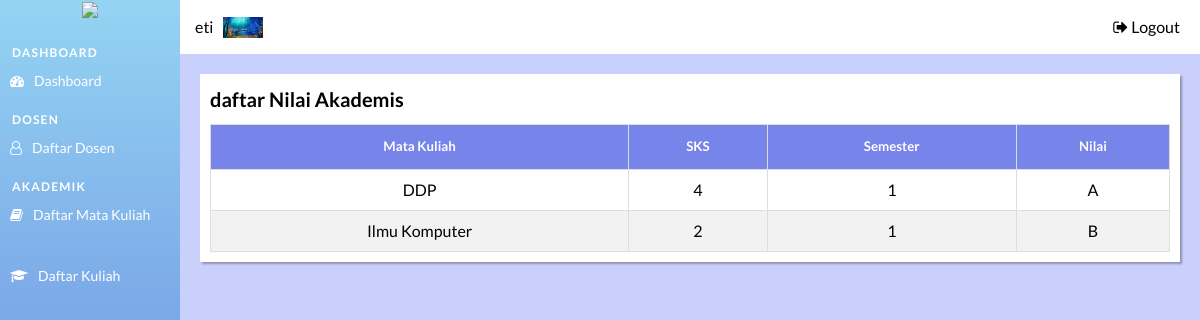
The app's page /mahasiswa/home_page.php?page=nilai (signed in) with its own data.
### tables this page shows
CREATE TABLE `nilai` (
  `ID_Matkul` char(6) NOT NULL,
  `NIM` char(9) NOT NULL,
  `Nilai` char(2) NOT NULL
);

CREATE TABLE `mata_kuliah` (
  `ID_Matkul` char(6) NOT NULL,
  `Nama_Matkul` varchar(30) NOT NULL,
  `SKS_Matkul` int(11) NOT NULL,
  `Semester` int(11) NOT NULL
);

### mahasiswa/nilai_page.php (the view, shortened to what this page needs)
<div class="tabel-page">
    <div class="tabel-heading">
        <b>daftar Nilai Akademis</b>
    </div>
    <table id="list-data" class="diplay">
        <thead>
            <tr>
                <th><h5>Mata Kuliah</h5></th>
                <th><h5>SKS</h5></th>
                <th><h5>Semester</h5></th>
                <th><h5>Nilai</h5></th>
            </tr>
        </thead>
        <?php
        include "../config/db_connection.php";
        $sql = "SELECT * FROM nilai as n
                INNER JOIN mahasiswa as m ON m.NIM = ".$_SESSION['nim']." AND m.NIM = n.NIM
                INNER JOIN mata_kuliah as mk ON mk.ID_Matkul = n.ID_Matkul
                ORDER BY mk.Semester";
        $result = mysqli_query($conn, $sql);
        if (mysqli_num_rows($result) > 0) {
            while($row = mysqli_fetch_assoc($result)) {
        ?>
            <tr>
                <td><?php echo $row["Nama_Matkul"];?></td>
                <td><?php echo $row["SKS_Matkul"];?></td>
                <td><?php echo $row["Semester"];?></td>
                <td><?php echo $row["Nilai"];?></td>
            </tr>
        <?php
                }
        }
        ?>
    </table>
</div>

### assets/style/homepage.css (style rules this page uses)
* { padding: 0; margin: 0; box-sizing: border-box; }
body { font: 16px/1.5 "lato", sans-serif; }

### assets/style/tabel.css (style rules this page uses)
.tabel-page { background-color: #FFFF; box-shadow: 2px 2px 2px rgba(0, 0, 0,0.3); padding: 10px; width: 100%; height: auto; }
#list-data { font: 16px/1.5 "lato", sans-serif; border-collapse: collapse; width: 100%; }
#list-data td, #list-data th { border: 1px solid #ddd; padding: 8px; text-align: center; }
#list-data tr:nth-child(even) { background-color: #f2f2f2; }
#list-data th { padding-top: 12px; padding-bottom: 12px; text-align: center; background-color: #7784E9; color: white; }
.tabel-heading { font-size: 20px; margin-bottom: 10px; }

### records on screen
nilai: ID_Matkul.Nama_Matkul "DDP", ID_Matkul.SKS_Matkul "4", ID_Matkul.Semester "1", Nilai "A"
nilai: ID_Matkul.Nama_Matkul "Ilmu Komputer", ID_Matkul.SKS_Matkul "2", ID_Matkul.Semester "1", Nilai "B"

### other values on screen
$_SESSION['username'] "eti"
